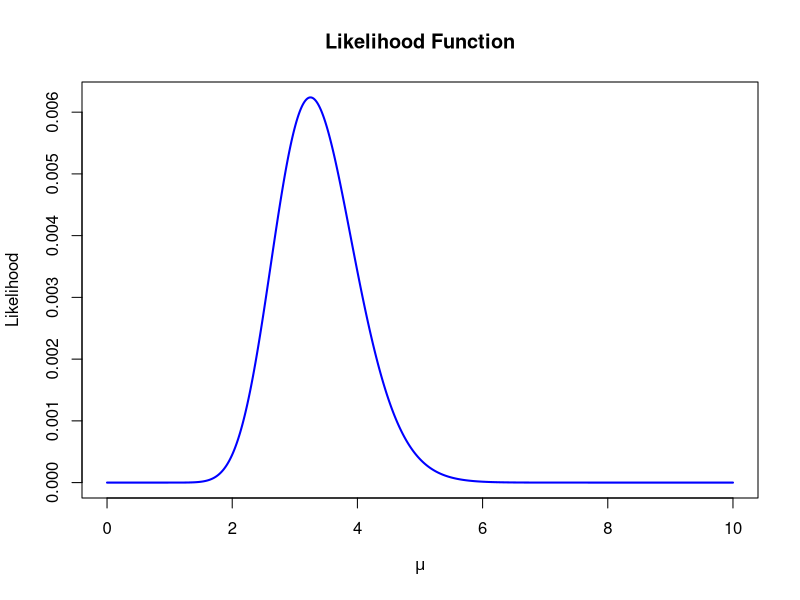

The R source for this figure:
# Observed data
x <- c(3, 2, 0, 8, 2, 4, 6, 1)
mu <- seq(0, 10, 0.01)
# Calculate the likelihood
likelihood <- function(mu) {
  prod(dpois(x, lambda = mu))
}

# Evaluate the likelihood function over the range of mu values
likelihood_values <- sapply(mu, likelihood)

# Normalize the likelihood function
likelihood_values <- likelihood_values / sum(likelihood_values)

# Plot the likelihood function
plot(mu, likelihood_values, type = "l", col = "blue", lwd = 2,
     ylab = "Likelihood", xlab = expression(mu), main = "Likelihood Function")
